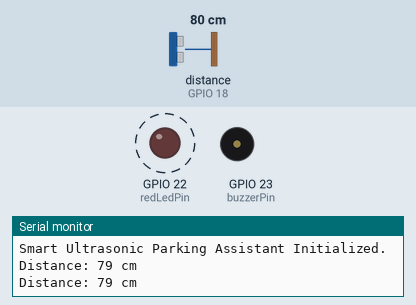
Recording of a sketch running on a simulated ESP32. On the bench: output pins drawn as LEDs (lit = HIGH), buzzer (waves = sounding, pin HIGH), the last lines printed to the serial monitor. Wiring (from diagram.json): ultrasonic range finder: trigger GPIO 5; echo GPIO 18. Dashed ring = blinking. Inputs (shaded band) come from the test bench; at power-on: distance to the obstacle (sensor on GPIO 18) 80 cm. The echo pulse lasts 58.3 µs per cm; pins used as bus, display or sensor lines are not drawn.

Above: at 1.01 s.
1.5 s: distance to the obstacle (sensor on GPIO 18) set to 34 cm
4.7 s: distance to the obstacle (sensor on GPIO 18) set to 29 cm
At 5.9 s:
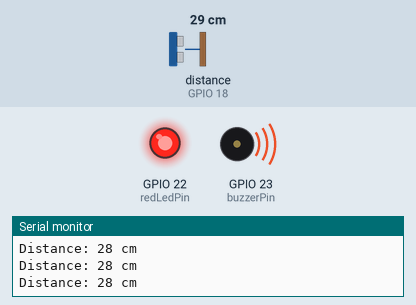
6.3 s: distance to the obstacle (sensor on GPIO 18) set to 35 cm
At 7.14 s:
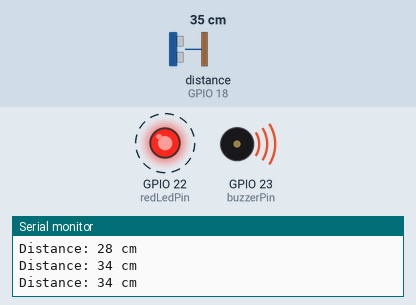
9.5 s: distance to the obstacle (sensor on GPIO 18) set to 2 cm
At 9.85 s:
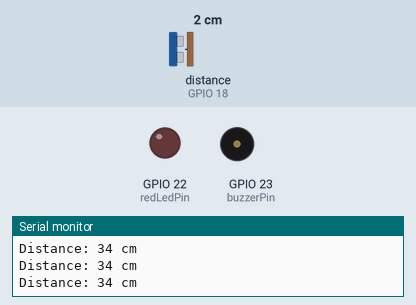
Timing chart, 0 to 12.1 s (numbered marks = the images above; inputs shaded):
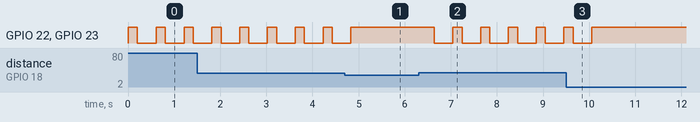

The sketch:

sketch.ino
```cpp
// পিন ডিফাইন
const int trigPin = 5;
const int echoPin = 18;
const int buzzerPin = 23;
const int redLedPin = 22; // সিঙ্গেল রেড LED পিন

void setup() {
  Serial.begin(115200);

  pinMode(trigPin, OUTPUT);
  pinMode(echoPin, INPUT);
  pinMode(buzzerPin, OUTPUT);
  pinMode(redLedPin, OUTPUT);

  Serial.println("Smart Ultrasonic Parking Assistant Initialized.");
}

void loop() {
  // আল্ট্রাসনিক সেন্সর ট্রিগার পালস পাঠানো
  digitalWrite(trigPin, LOW);
  delayMicroseconds(2);
  digitalWrite(trigPin, HIGH);
  delayMicroseconds(10);
  digitalWrite(trigPin, LOW);

  // ইকো পিন থেকে সময় মাপা
  long duration = pulseIn(echoPin, HIGH);
  int distance = duration * 0.034 / 2; // সেন্টিমিটারে রূপান্তর

  // শুরুর দিকের ফলস বা জিরো (0) মান ফিল্টার করার জন্য কন্ডিশন
  if (distance > 0) {
    Serial.print("Distance: ");
    Serial.print(distance);
    Serial.println(" cm");

    // পার্কিং দূরত্ব অনুযায়ী LED এবং Buzzer কন্ট্রোল
    if (distance <= 5) {
      // একদম কাছাকাছি বা দেওয়ালে লেগে যাওয়ার অবস্থা (জরুরি বিপদ - একটানা লাল আলো ও বাজার)
      digitalWrite(redLedPin, HIGH);
      digitalWrite(buzzerPin, HIGH);
    }
    else if (distance > 5 && distance <= 30) {
      // খুব কাছে (বিপদ - লাল LED এবং একটানা বাজার অন থাকবে)
      digitalWrite(redLedPin, HIGH);
      digitalWrite(buzzerPin, HIGH);
    }
    else if (distance > 30 && distance <= 80) {
      // মাঝারি দূরত্ব (সতর্কতা - লাল LED এবং বাজার বিরতিতে জ্বলবে/বাজবে)
      digitalWrite(redLedPin, HIGH);
      digitalWrite(buzzerPin, HIGH);
      delay(200);
      digitalWrite(redLedPin, LOW);
      digitalWrite(buzzerPin, LOW);
    }
    else {
      // নিরাপদ দূরত্ব (> ৮০ সেমি - LED এবং বাজার সম্পূর্ণ অফ থাকবে)
      digitalWrite(redLedPin, LOW);
      digitalWrite(buzzerPin, LOW);
    }
  }

  delay(400);
}
```

Measured:
- the behaviour switches between 32 and 31 cm on distance to the obstacle (sensor on GPIO 18) (found by bisection; images 0 and 1)
- after the input at 4.7 s, GPIO 22 (redLedPin), GPIO 23 (buzzerPin): goes on until 4.8 s, then stays HIGH
- after the input at 6.3 s, GPIO 22 (redLedPin), GPIO 23 (buzzerPin): alternates HIGH for 0.20 s and LOW for 0.40 s, starting after 0.34 s
- after the input at 9.5 s, GPIO 22 (redLedPin), GPIO 23 (buzzerPin): goes on until 10.1 s, then stays HIGH
- by itself, GPIO 22 (redLedPin), GPIO 23 (buzzerPin): alternates HIGH for 0.20 s and LOW for 0.40 s
